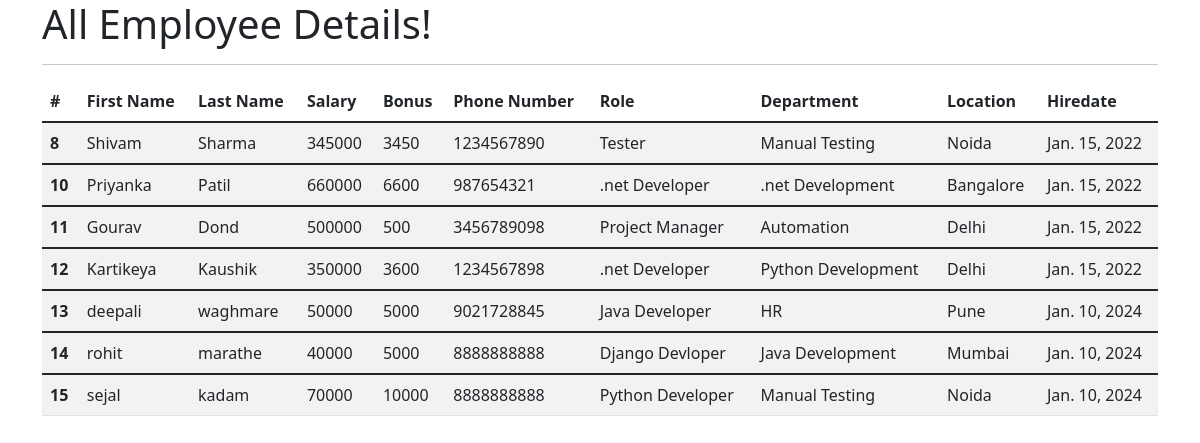
The app's page /all_emp with its own data.
### emp_app/models.py (models this page shows, shortened)
class Employee(models.Model):
    first_name = models.CharField(max_length=100, null=False)
    last_name = models.CharField(max_length=100)
    dept = models.ForeignKey(Department, on_delete=models.CASCADE)
    salary = models.IntegerField(default=0)
    bonus = models.IntegerField(default=0)
    role = models.ForeignKey(Role, on_delete=models.CASCADE)
    phone = models.IntegerField(default=0)
    hire_date = models.DateField()
    def __str__(self):
        return "%s %s %s" %(self.first_name, self.last_name, self.phone)

class Role(models.Model):
    name = models.CharField(max_length=100, null=False)

class Department(models.Model):
    name = models.CharField(max_length=100,null=False)
    location = models.CharField(max_length=100)

### emp_app/views.py (the view)
# urls.py: path('all_emp', views.all_emp, name='all_emp'),
def all_emp(request):
    emps = Employee.objects.all()
    context = {
        'emps': emps
    }
    print(context)
    return render(request, 'view_all_emp.html', context)

### emp_app/templates/view_all_emp.html (shortened to what this page needs)
<!DOCTYPE html>
<html lang="en">
<head>
  <link href="https://cdn.jsdelivr.net/npm/bootstrap@5.1.3/dist/css/bootstrap.min.css" rel="stylesheet">
</head>
  <body>
  <div class="container">
          <h1>All Employee Details!</h1>
      <hr>
     <table class="table table-striped table-hover">
  <thead>
    <tr>
      <th scope="col">#</th>
      <th scope="col">First Name</th>
      <th scope="col">Last Name</th>
      <th scope="col">Salary</th>
      <th scope="col">Bonus</th>
      <th scope="col">Phone Number</th>
      <th scope="col">Role</th>
      <th scope="col">Department</th>
      <th scope="col">Location</th>
      <th scope="col">Hiredate</th>
    </tr>
  </thead>
         {% for emp in emps %}
  <tbody>
    <tr>
      <th scope="row">{{emp.id}}</th>
      <td>{{emp.first_name}}</td>
      <td>{{emp.last_name}}</td>
      <td>{{emp.salary}}</td>
      <td>{{emp.bonus}}</td>
      <td>{{emp.phone}}</td>
      <td>{{emp.role.name}}</td>
      <td>{{emp.dept.name}}</td>
      <td>{{emp.dept.location}}</td>
      <td>{{emp.hire_date}}</td>
    </tr>
  </tbody>
         {% endfor %}
</table>
  </div>
  </body>
</html>

### records on screen
Employee: id "8", first_name "Shivam", last_name "Sharma", salary "345000", bonus "3450", phone "1234567890", role.name "Tester", dept.name "Manual Testing", dept.location "Noida", hire_date "Jan. 15, 2022"
Employee: id "10", first_name "Priyanka", last_name "Patil", salary "660000", bonus "6600", phone "987654321", role.name ".net Developer", dept.name ".net Development", dept.location "Bangalore", hire_date "Jan. 15, 2022"
Employee: id "11", first_name "Gourav", last_name "Dond", salary "500000", bonus "500", phone "3456789098", role.name "Project Manager", dept.name "Automation", dept.location "Delhi", hire_date "Jan. 15, 2022"
Employee: id "12", first_name "Kartikeya", last_name "Kaushik", salary "350000", bonus "3600", phone "1234567898", role.name ".net Developer", dept.name "Python Development", dept.location "Delhi", hire_date "Jan. 15, 2022"
Employee: id "13", first_name "deepali", last_name "waghmare", salary "50000", bonus "5000", phone "9021728845", role.name "Java Developer", dept.name "HR", dept.location "Pune", hire_date "Jan. 10, 2024"
Employee: id "14", first_name "rohit", last_name "marathe", salary "40000", bonus "5000", phone "8888888888", role.name "Django Devloper", dept.name "Java Development", dept.location "Mumbai", hire_date "Jan. 10, 2024"
Employee: id "15", first_name "sejal", last_name "kadam", salary "70000", bonus "10000", phone "8888888888", role.name "Python Developer", dept.name "Manual Testing", dept.location "Noida", hire_date "Jan. 10, 2024"
